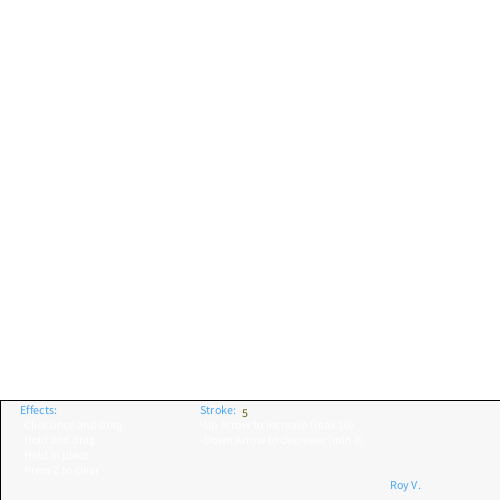
Frame 1 (no input)
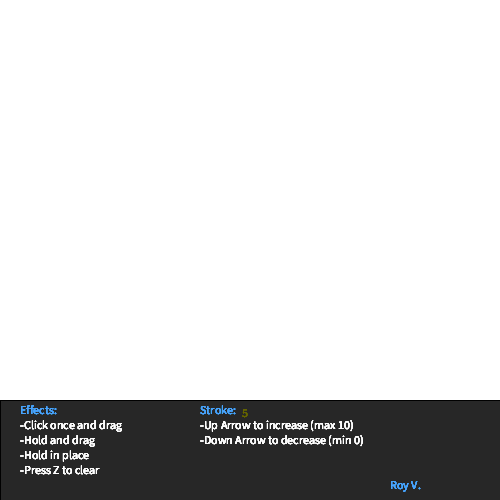
Frame 60 (the mouse pressed at the canvas centre just before this capture)
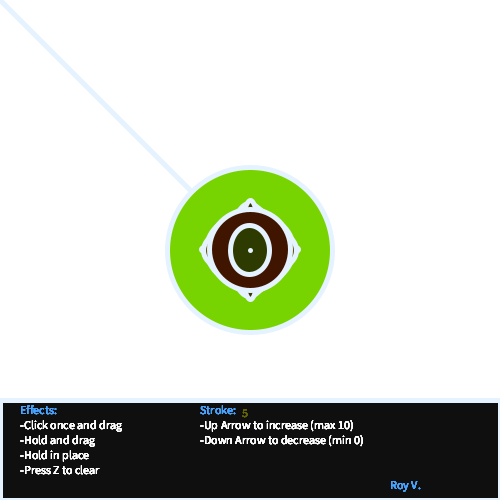
Frame 120 (the mouse held since frame 60 and released just before this capture)

The Processing sketch that drew these frames (run headless with seeded random() and noise(); from frame 60 on, the mouse is pressed at the canvas centre):

// Processing sketch: processing_37321
// ── processing_37321.pde


float size1;
float size2;
float colora = 0;
float colorb;
float colorc;
int strokeR = 100;
int strokeG = 100;
int strokeW = 5;
boolean timer;
boolean colorchange;
float maxed=0;


void setup() {
  size(500, 500);
  background(255);
  size1 = 20;
  size2 = 20;
  smooth();
  //noStroke();
  colorchange = false;
}

void draw() {
  fill(random(1, 255), random(1, 255), colorc);
  println(colora);
  if (timer==true && maxed<30) {
    ellipse(mouseX, mouseY, size1, size2);
    size1+=5;
    size2+=5;
    maxed+=1;
  }
  if (maxed>29) {
    maxed=0;
    timer=false;
    size1=1;
    size2=1;
  }
  println(maxed);
  if (mousePressed) {

    ellipse(mouseX, mouseY, random(1, 100), random(1, 100));
    stroke(229, 242, 255);
    //stroke(220,255,255);
    strokeWeight(strokeW);
    line(mouseX, mouseY, pmouseX, pmouseY);
  }
  fill(0);
  fill(0, 8);
  rect(0, 400, 500, 100);
  fill(72, 165, 255);
  text("Effects:", 20, 405, 500, 500);
  text("Stroke:", 200, 405, 500, 500);
  fill(strokeR, strokeG, 0);
  text(strokeW, 242, 417);
  fill(255);
  text("-Click once and drag", 20, 420, 500, 500);
  text("-Hold and drag", 20, 435, 500, 500);
  text("-Hold in place", 20, 450, 500, 500);
  text("-Press Z to clear", 20, 465, 500, 500);
  //
  text("-Up Arrow to increase (max 10)", 200, 420, 500, 500);
  text("-Down Arrow to decrease (min 0)", 200, 435, 500, 500);
  fill(72, 165, 255);
  text("Roy V.", 390, 480, 500, 500);
}

void keyPressed() {
  if (key=='z' || key == 'Z') {
    background(255);
  }
  if (keyCode==UP && strokeW<10) {
    strokeW+=1;
    strokeR+=30;
    strokeG-=30;
  }
  if (keyCode==DOWN && strokeW>0) {
    strokeW-=1;
    strokeR-=30;
    strokeG+=30;
  }
}

void mousePressed() {

  if (timer==false) {
    timer=true;
  }
}

void mouseDragged() 
{
  if (colorchange==false) {
    colorc = colorc + 5;
  }
  if (colorc > 255) {
    colorchange= true;
  }
  if (colorchange) {
    colorc-=5;
  }
  if (colorc<0) {
    colorchange=false;
  }
}
